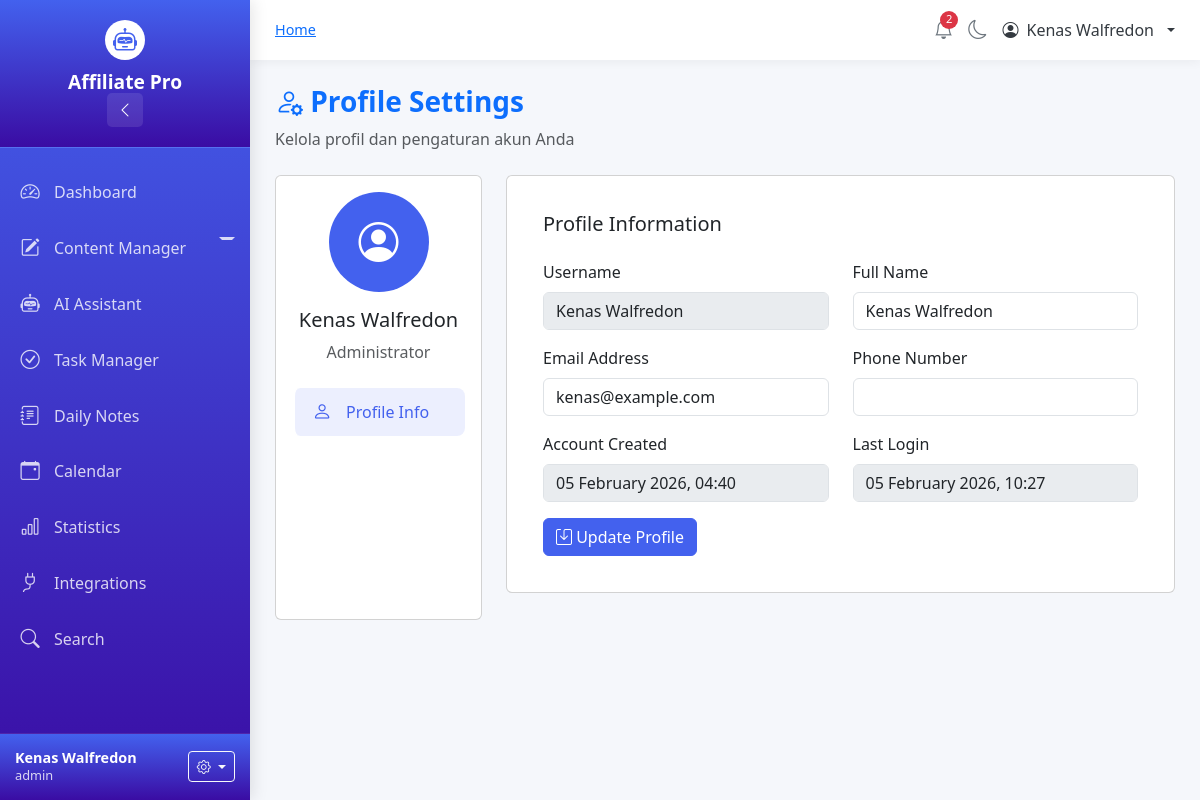
/profile (signed in), run on an earlier commit of the app's database.
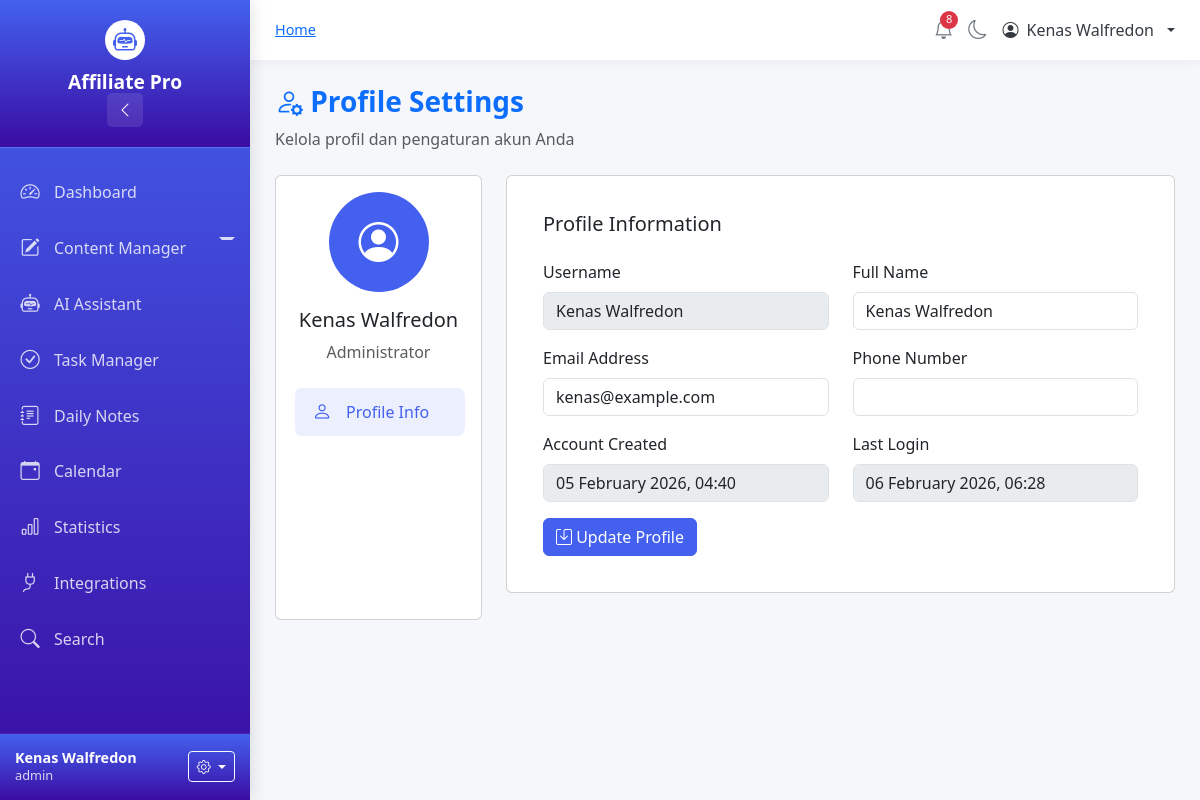
And on a later commit of the database.
### tables this page shows
CREATE TABLE users (
            username TEXT PRIMARY KEY,
            fullname TEXT,
            email TEXT,
            phone TEXT,
            password TEXT,
            role TEXT DEFAULT 'user',
            is_active BOOLEAN DEFAULT 1,
            created_at TIMESTAMP DEFAULT CURRENT_TIMESTAMP,
            last_login TIMESTAMP,
            updated_at TIMESTAMP DEFAULT CURRENT_TIMESTAMP
        );

### app.py (the view, shortened to what this page needs)
@app.route("/profile", methods=["GET", "POST"])
@login_required
def profile():
    conn = get_db()
    try:
        user = conn.execute("""
            SELECT username, fullname, email, phone,
                   created_at, last_login
            FROM users
            WHERE username=?
        """, (session['username'],)).fetchone()
    except:
        user = None
    try:
        preferences = conn.execute("""
            SELECT theme, language, timezone, notifications, items_per_page
            FROM user_preferences
            WHERE username=?
        """, (session['username'],)).fetchone()
    except:
        preferences = None
    try:
        login_history = conn.execute("""
            SELECT login_time, ip_address, user_agent
            FROM login_history
            WHERE username=?
            ORDER BY login_time DESC
            LIMIT 10
        """, (session['username'],)).fetchall()
    except:
        login_history = []
    conn.close()
    return render_template("profile.html",
                         user=user,
                         preferences=preferences,
                         login_history=login_history)

### app.py (called while the page is built)
def get_db():
    conn = sqlite3.connect("database.db")
    conn.row_factory = sqlite3.Row
    return conn

def login_required(f):
    @wraps(f)
    def decorated_function(*args, **kwargs):
        if not session.get("login"):
            flash("Silakan login terlebih dahulu", "warning")
            return redirect("/")
        return f(*args, **kwargs)
    return decorated_function

def format_datetime(value, format='%d %B %Y, %H:%M'):
    if value:
        if isinstance(value, str):
            try:
                value = datetime.strptime(value, '%Y-%m-%d %H:%M:%S')
            except:
                try:
                    value = datetime.strptime(value, '%Y-%m-%d')
                except:
                    return value
        return value.strftime(format)
    return ''

### templates/profile.html (shortened to what the changed rows need)
{% extends "base.html" %}
{% block content %}
<div class="profile-page">
    <div class="row mb-4">
        <div class="col">
            <h1 class="h3 fw-bold text-primary">
                <i class="bi bi-person-gear"></i> Profile Settings
            </h1>
        </div>
    </div>
    <div class="row">
        <div class="col-lg-3 mb-4">
            <div class="card">
                <div class="card-body">
                    <div class="d-flex flex-column align-items-center text-center mb-4">
                        <div class="avatar-circle mb-3">
                            <i class="bi bi-person-circle fs-1"></i>
                        </div>
                        <h5>{{ user.fullname if user.fullname else session.username }}</h5>
                        <p class="text-muted mb-0">Administrator</p>
                    </div>
                </div>
            </div>
        </div>
        <div class="col-lg-9">
            <div class="card">
                <div class="card-body">
                    <div class="tab-content">
                        <div class="tab-pane fade show active" id="profile-tab">
                            <form method="POST" action="/profile">
                                <div class="row mb-3">
                                    <div class="col-md-6">
                                        <label class="form-label">Full Name</label>
                                        <input type="text" name="fullname" class="form-control"
                                               value="{{ user.fullname if user.fullname else '' }}">
                                    </div>
                                </div>
                                <div class="row mb-3">
                                    <div class="col-md-6">
                                        <label class="form-label">Email Address</label>
                                        <input type="email" name="email" class="form-control"
                                               value="{{ user.email if user.email else '' }}">
                                    </div>
                                </div>
                                <div class="row mb-3">
                                    <div class="col-md-6">
                                        <label class="form-label">Account Created</label>
                                        <input type="text" class="form-control"
                                               value="{{ user.created_at|format_datetime if user.created_at else 'N/A' }}" disabled>
                                    </div>
                                    <div class="col-md-6">
                                        <label class="form-label">Last Login</label>
                                        <input type="text" class="form-control"
                                               value="{{ user.last_login|format_datetime if user.last_login else 'N/A' }}" disabled>
                                    </div>
                                </div>
                            </form>
                        </div>
                    </div>
                </div>
            </div>
        </div>
    </div>
</div>
{% endblock %}

### templates/base.html (shortened to what the changed rows need)
<!DOCTYPE html>
<html lang="id" data-theme="light">
<head>
    <link href="https://cdn.jsdelivr.net/npm/bootstrap@5.3.0/dist/css/bootstrap.min.css" rel="stylesheet">
    <link rel="stylesheet" href="https://cdn.jsdelivr.net/npm/bootstrap-icons@1.10.0/font/bootstrap-icons.css">
    <link rel="stylesheet" href="https://cdnjs.cloudflare.com/ajax/libs/font-awesome/6.4.0/css/all.min.css">
</head>
<body data-theme="light">
    <div class="sidebar" id="sidebar">
        <div class="sidebar-footer">
            <div class="user-info">
                <div class="user-details">
                    <div class="name">{{ session.get('username', 'User') }}</div>
                    <div class="role">{{ session.get('user_role', 'User') }}</div>
                </div>
            </div>
        </div>
    </div>
    <div class="main-content" id="mainContent">
        <div class="top-header">
            <div class="header-actions">
                <button class="notification-btn" id="notificationBtn" data-bs-toggle="dropdown">
                    <i class="bi bi-bell"></i>
                    {% if unread_notifications > 0 %}
                    <span class="notification-badge">{{ unread_notifications }}</span>
                    {% endif %}
                </button>
            </div>
        </div>
        <div class="content-wrapper fade-in">
            {% block content %}{% endblock %}
        </div>
    </div>
</body>
</html>

What changed in the data, as far as the page shows it:
changed users "Kenas Walfredon": last_login "05 February 2026, 10:27" → "06 February 2026, 06:28"
Also different on the page:
{{ unread_notifications }}: "2" → "8"
